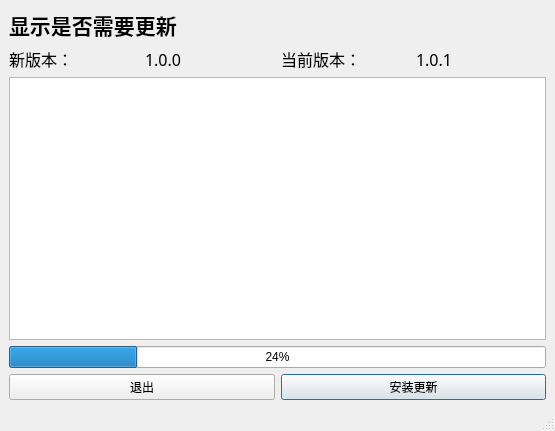
<?xml version="1.0" encoding="UTF-8"?>
<ui version="4.0">
 <class>MainWindow</class>
 <widget class="QMainWindow" name="MainWindow">
  <property name="geometry">
   <rect>
    <x>0</x>
    <y>0</y>
    <width>555</width>
    <height>431</height>
   </rect>
  </property>
  <property name="windowTitle">
   <string>MainWindow</string>
  </property>
  <widget class="QWidget" name="centralwidget">
   <layout class="QGridLayout" name="gridLayout">
    <item row="0" column="0">
     <layout class="QVBoxLayout" name="verticalLayout">
      <item>
       <widget class="QLabel" name="label_1">
        <property name="font">
         <font>
          <pointsize>16</pointsize>
          <weight>75</weight>
          <bold>true</bold>
         </font>
        </property>
        <property name="text">
         <string>显示是否需要更新</string>
        </property>
       </widget>
      </item>
      <item>
       <layout class="QHBoxLayout" name="horizontalLayout">
        <item>
         <widget class="QLabel" name="label">
          <property name="font">
           <font>
            <family>黑体</family>
            <pointsize>12</pointsize>
           </font>
          </property>
          <property name="text">
           <string>新版本：</string>
          </property>
         </widget>
        </item>
        <item>
         <widget class="QLabel" name="label_2">
          <property name="font">
           <font>
            <family>黑体</family>
            <pointsize>12</pointsize>
           </font>
          </property>
          <property name="text">
           <string>1.0.0</string>
          </property>
         </widget>
        </item>
        <item>
         <widget class="QLabel" name="label_3">
          <property name="font">
           <font>
            <family>黑体</family>
            <pointsize>12</pointsize>
           </font>
          </property>
          <property name="text">
           <string>当前版本：</string>
          </property>
         </widget>
        </item>
        <item>
         <widget class="QLabel" name="label_4">
          <property name="font">
           <font>
            <family>黑体</family>
            <pointsize>12</pointsize>
           </font>
          </property>
          <property name="text">
           <string>1.0.1</string>
          </property>
         </widget>
        </item>
       </layout>
      </item>
      <item>
       <widget class="QTextEdit" name="textEdit"/>
      </item>
      <item>
       <widget class="QProgressBar" name="progressBar">
        <property name="enabled">
         <bool>true</bool>
        </property>
        <property name="value">
         <number>24</number>
        </property>
       </widget>
      </item>
      <item>
       <layout class="QHBoxLayout" name="horizontalLayout_2">
        <item>
         <widget class="QPushButton" name="button_1">
          <property name="text">
           <string>退出</string>
          </property>
         </widget>
        </item>
        <item>
         <widget class="QPushButton" name="button_2">
          <property name="text">
           <string>安装更新</string>
          </property>
          <property name="checkable">
           <bool>false</bool>
          </property>
          <property name="autoDefault">
           <bool>true</bool>
          </property>
          <property name="default">
           <bool>true</bool>
          </property>
          <property name="flat">
           <bool>false</bool>
          </property>
         </widget>
        </item>
       </layout>
      </item>
     </layout>
    </item>
   </layout>
  </widget>
  <widget class="QMenuBar" name="menubar">
   <property name="geometry">
    <rect>
     <x>0</x>
     <y>0</y>
     <width>555</width>
     <height>22</height>
    </rect>
   </property>
  </widget>
  <widget class="QStatusBar" name="statusbar"/>
 </widget>
 <resources/>
 <connections/>
</ui>
